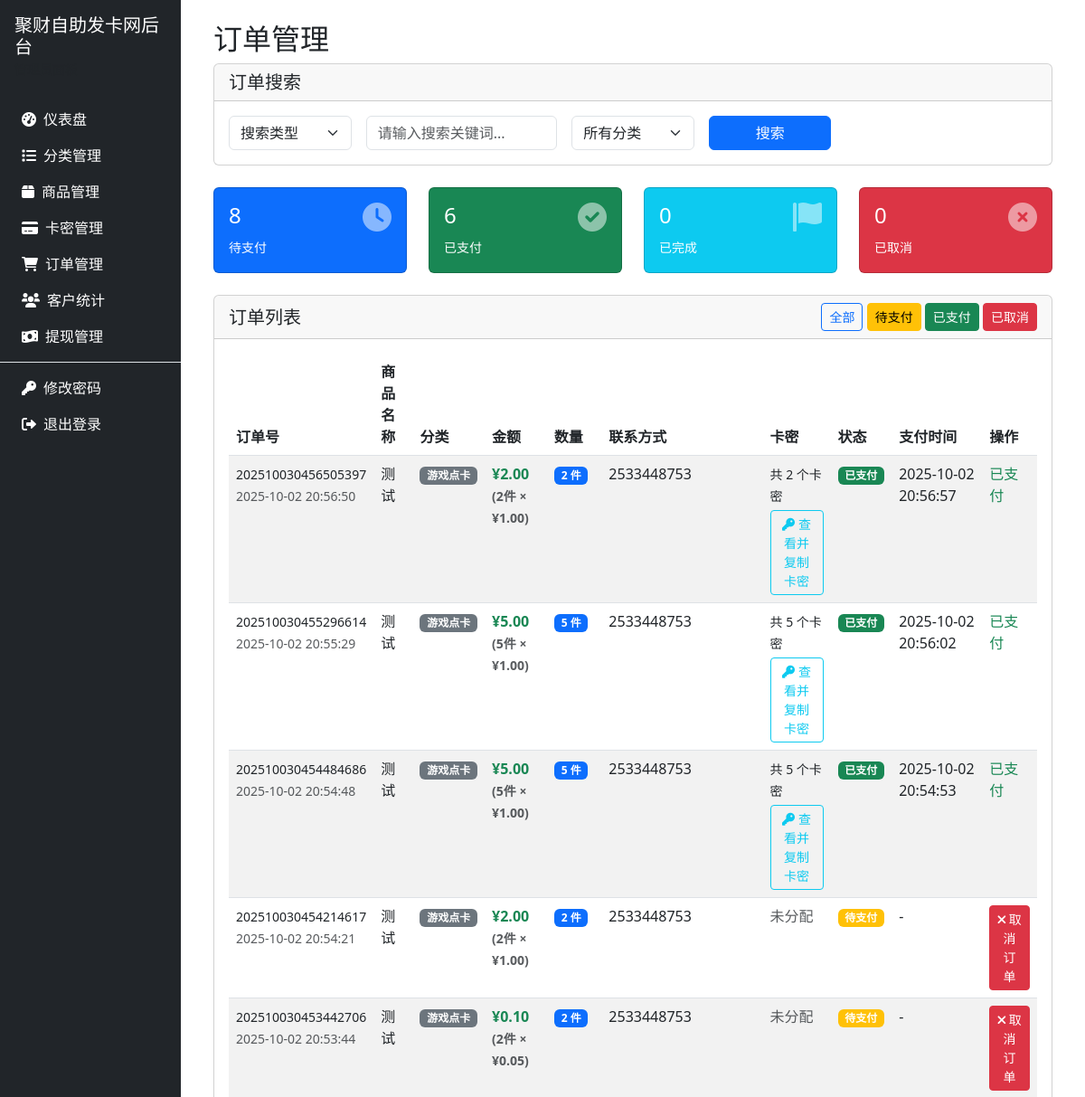
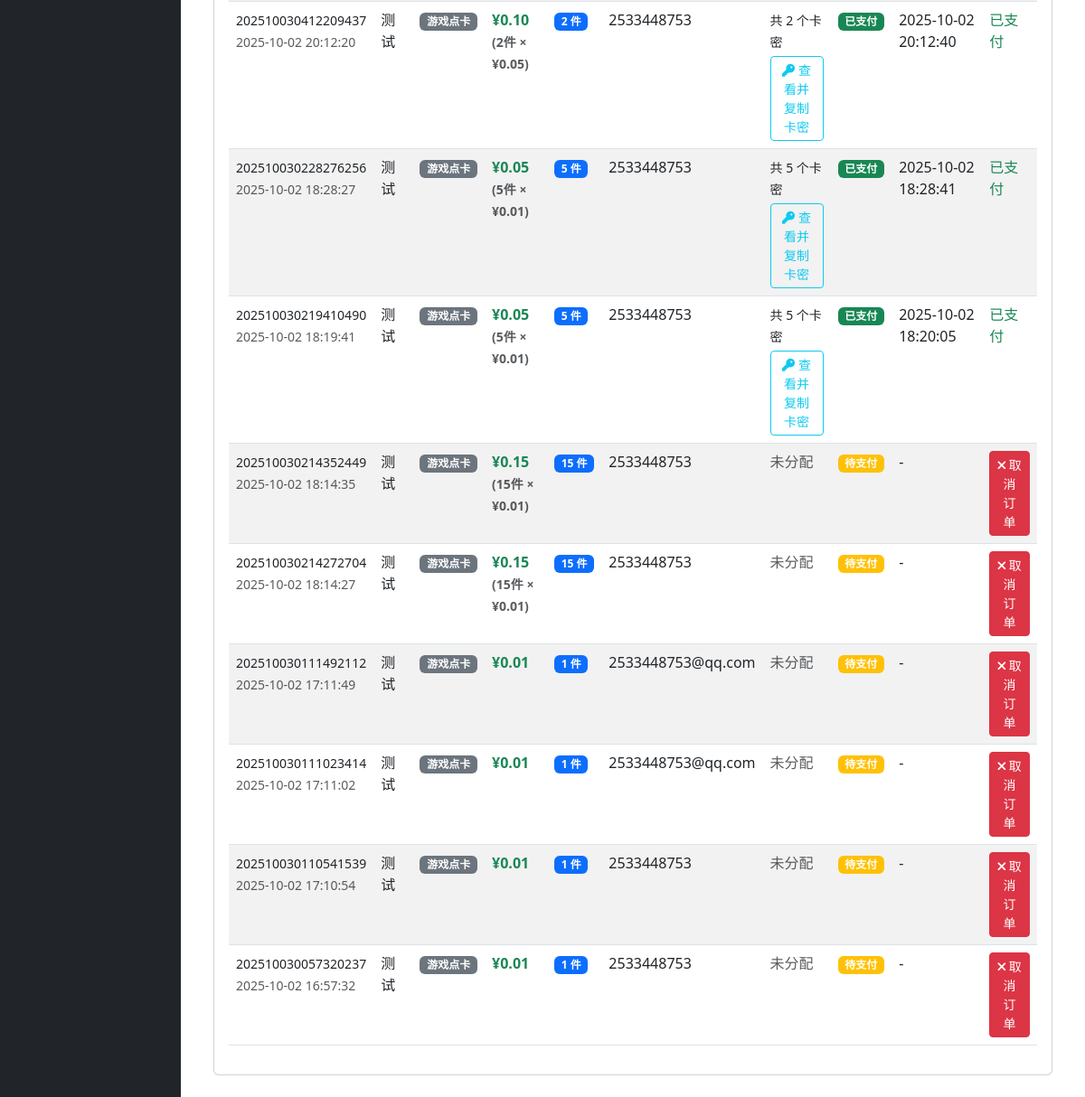
Page /admin/orders.php (signed in) on the committed database (2 pictures, top to bottom).
### tables this page shows
CREATE TABLE `orders` (
  `id` int(11) NOT NULL AUTO_INCREMENT,
  `order_no` varchar(50) NOT NULL,
  `product_id` int(11) DEFAULT NULL,
  `product_name` varchar(200) DEFAULT NULL,
  `price` decimal(10,2) DEFAULT NULL,
  `quantity` int(11) DEFAULT '1',
  `contact_info` varchar(255) DEFAULT NULL,
  `status` tinyint(4) DEFAULT '0',
  `pay_method` varchar(50) DEFAULT NULL,
  `card_id` int(11) DEFAULT NULL,
  `created_at` timestamp NULL DEFAULT CURRENT_TIMESTAMP,
  `paid_at` timestamp NULL DEFAULT NULL,
  `coupon_id` int(11) DEFAULT NULL,
  `coupon_code` varchar(50) DEFAULT NULL,
  `discount_amount` decimal(10,2) DEFAULT '0.00',
  `final_amount` decimal(10,2) DEFAULT '0.00',
  PRIMARY KEY (`id`),
  UNIQUE KEY `order_no` (`order_no`),
  KEY `product_id` (`product_id`),
  KEY `card_id` (`card_id`),
  KEY `idx_orders_status` (`status`),
  KEY `idx_orders_paid_at` (`paid_at`),
  CONSTRAINT `orders_ibfk_1` FOREIGN KEY (`product_id`) REFERENCES `products` (`id`) ON DELETE SET NULL,
  CONSTRAINT `orders_ibfk_2` FOREIGN KEY (`card_id`) REFERENCES `cards` (`id`) ON DELETE SET NULL
);

CREATE TABLE `products` (
  `id` int(11) NOT NULL AUTO_INCREMENT,
  `category_id` int(11) DEFAULT NULL,
  `name` varchar(200) NOT NULL,
  `description` text,
  `price` decimal(10,2) NOT NULL,
  `status` tinyint(4) DEFAULT '1',
  `created_at` timestamp NULL DEFAULT CURRENT_TIMESTAMP,
  PRIMARY KEY (`id`),
  KEY `idx_products_category_status` (`category_id`,`status`),
  CONSTRAINT `products_ibfk_1` FOREIGN KEY (`category_id`) REFERENCES `categories` (`id`) ON DELETE SET NULL
);

CREATE TABLE `categories` (
  `id` int(11) NOT NULL AUTO_INCREMENT,
  `name` varchar(100) NOT NULL,
  `description` text,
  `status` tinyint(4) DEFAULT '1',
  `sort_order` int(11) DEFAULT '0',
  `created_at` timestamp NULL DEFAULT CURRENT_TIMESTAMP,
  `balance` decimal(10,2) DEFAULT '0.00',
  `random_slug` varchar(50) DEFAULT NULL,
  PRIMARY KEY (`id`),
  KEY `idx_categories_slug` (`random_slug`)
);

### admin/orders.php (the view, shortened to what this page needs)
<?php
require_once '../includes/functions.php';
$search_keyword = isset($_GET['search_keyword']) ? trim($_GET['search_keyword']) : '';
$params = [];
$where_sql = '';
$sql = "
    SELECT o.*, p.name as product_name, p.category_id, c.name as category_name
    FROM orders o
    LEFT JOIN products p ON o.product_id = p.id
    LEFT JOIN categories c ON p.category_id = c.id
    {$where_sql}
    ORDER BY o.id DESC
";
$stmt = $pdo->prepare($sql);
$stmt->execute($params);
$orders = $stmt->fetchAll(PDO::FETCH_ASSOC);
?>
<!DOCTYPE html>
<html lang="zh-CN">
<head>
    <link href="https://cdn.jsdelivr.net/npm/bootstrap@5.3.0-alpha1/dist/css/bootstrap.min.css" rel="stylesheet">
    <link rel="stylesheet" href="https://cdnjs.cloudflare.com/ajax/libs/font-awesome/6.0.0/css/all.min.css">
</head>
<body>
    <div class="container-fluid">
        <div class="row">
            <div class="col-md-2 bg-dark text-white min-vh-100 p-0">
                <?php include 'sidebar.php'; ?>
            </div>
            <div class="col-md-10">
                <div class="p-4">
                    <h2>订单管理</h2>
                    <div class="card mb-4">
                        <div class="card-header">
                            <h5 class="mb-0">订单搜索</h5>
                        </div>
                        <div class="card-body">
                            <form method="GET" class="row g-3">
                                <div class="col-md-2">
                                    <select name="search_type" class="form-select">
                                        <option value="">搜索类型</option>
                                    </select>
                                </div>
                                <div class="col-md-3">
                                    <input type="text" name="search_keyword" class="form-control" placeholder="请输入搜索关键词..." value="<?php echo htmlspecialchars($search_keyword); ?>">
                                </div>
                                <div class="col-md-2">
                                    <select name="category_id" class="form-select">
                                        <option value="">所有分类</option>
                                    </select>
                                </div>
                                <div class="col-md-2">
                                    <button type="submit" class="btn btn-primary w-100">搜索</button>
                                </div>
                                <div class="col-md-3">
                                </div>
                            </form>
                        </div>
                    </div>
                    <div class="row mb-4">
                        <div class="col-md-3">
                            <div class="card bg-primary text-white">
                                <div class="card-body">
                                    <div class="d-flex justify-content-between">
                                        <div>
                                            <h4><?php echo count(array_filter($orders, function($o) { return $o['status'] == 0; })); ?></h4>
                                            <small>待支付</small>
                                        </div>
                                        <i class="fas fa-clock fa-2x opacity-50"></i>
                                    </div>
                                </div>
                            </div>
                        </div>
                        <div class="col-md-3">
                            <div class="card bg-success text-white">
                                <div class="card-body">
                                    <div class="d-flex justify-content-between">
                                        <div>
                                            <h4><?php echo count(array_filter($orders, function($o) { return $o['status'] == 1; })); ?></h4>
                                            <small>已支付</small>
                                        </div>
                                        <i class="fas fa-check-circle fa-2x opacity-50"></i>
                                    </div>
                                </div>
                            </div>
                        </div>
                        <div class="col-md-3">
                            <div class="card bg-info text-white">
                                <div class="card-body">
                                    <div class="d-flex justify-content-between">
                                        <div>
                                            <h4><?php echo count(array_filter($orders, function($o) { return $o['status'] == 2; })); ?></h4>
                                            <small>已完成</small>
                                        </div>
                                        <i class="fas fa-flag fa-2x opacity-50"></i>
                                    </div>
                                </div>
                            </div>
                        </div>
                        <div class="col-md-3">
                            <div class="card bg-danger text-white">
                                <div class="card-body">
                                    <div class="d-flex justify-content-between">
                                        <div>
                                            <h4><?php echo count(array_filter($orders, function($o) { return $o['status'] == 3; })); ?></h4>
                                            <small>已取消</small>
                                        </div>
                                        <i class="fas fa-times-circle fa-2x opacity-50"></i>
                                    </div>
                                </div>
                            </div>
                        </div>
                    </div>
                    <div class="card">
                        <div class="card-header d-flex justify-content-between align-items-center">
                            <h5 class="mb-0">
                                订单列表
                            </h5>
                            <div>
                                <a href="orders.php" class="btn btn-sm btn-outline-primary">全部</a>
                                <a href="orders.php?status=0" class="btn btn-sm btn-warning">待支付</a>
                                <a href="orders.php?status=1" class="btn btn-sm btn-success">已支付</a>
                                <a href="orders.php?status=3" class="btn btn-sm btn-danger">已取消</a>
                            </div>
                        </div>
                        <div class="card-body">
                            <?php if (!empty($orders)): ?>
                            <div class="table-responsive">
                                <table class="table table-striped table-hover">
                                    <thead>
                                        <tr>
                                            <th>订单号</th>
                                            <th>商品名称</th>
                                            <th>分类</th>
                                            <th>金额</th>
                                            <th>数量</th>
                                            <th>联系方式</th>
                                            <th>卡密</th>
                                            <th>状态</th>
                                            <th>支付时间</th>
                                            <th>操作</th>
                                        </tr>
                                    </thead>
                                    <tbody>
                                        <?php foreach ($orders as $order): ?>
                                        <tr class="order-status-<?php echo $order['status']; ?>">
                                            <td>
                                                <small><?php echo $order['order_no']; ?></small>
                                                <br>
                                                <small class="text-muted"><?php echo $order['created_at']; ?></small>
                                            </td>
                                            <td><?php echo htmlspecialchars($order['product_name']); ?></td>
                                            <td>
                                                <span class="badge bg-secondary"><?php echo htmlspecialchars($order['category_name']); ?></span>
                                            </td>
                                            <td class="fw-bold text-success">
                                                <?php
                                                echo '¥' . number_format($order['final_amount'], 2);
                                                ?>
                                                <?php if ($order['quantity'] > 1): ?>
                                                <br>
                                                <small class="text-muted">
                                                    (<?php echo $order['quantity']; ?>件 × ¥<?php echo number_format($order['price'], 2); ?>)
                                                </small>
                                                <?php endif; ?>
                                            </td>
                                            <td>
                                                <span class="badge bg-primary"><?php echo $order['quantity']; ?> 件</span>
                                            </td>
                                            <td><?php echo htmlspecialchars($order['contact_info']); ?></td>
                                            <td>
    <?php
    $cards_stmt = $pdo->prepare("SELECT * FROM order_cards WHERE order_no = ?");
    $cards_stmt->execute([$order['order_no']]);
    $cards = $cards_stmt->fetchAll(PDO::FETCH_ASSOC);
    if (!empty($cards)):
        $card_count = count($cards);
    ?>
    <div>
        <small>共 <?php echo $card_count; ?> 个卡密</small>
        <div class="mt-1">
            <button class="btn btn-sm btn-outline-info"
                    onclick="showCards('<?php echo $order['order_no']; ?>')">
                <i class="fas fa-key me-1"></i>查看并复制卡密
            </button>
        </div>
    </div>
    <?php else: ?>
    <span class="text-muted">未分配</span>
    <?php endif; ?>
</td>
                                            <td>
                                                <span class="badge bg-<?php
                                                    switch($order['status']) {
                                                        case 0: echo 'warning'; break;
                                                        case 1: echo 'success'; break;
                                                    }
                                                ?>">
                                                    <?php
                                                    switch($order['status']) {
                                                        case 0: echo '待支付'; break;
                                                        case 1: echo '已支付'; break;
                                                    }
                                                    ?>
                                                </span>
                                            </td>
                                            <td><?php echo $order['paid_at'] ?: '-'; ?></td>
                                            <td>
                                                <?php if ($order['status'] == 0): ?>
                                                <a href="orders.php?cancel=<?php echo $order['id']; ?>"
                                                   class="btn btn-sm btn-danger"
                                                   onclick="return confirm('确定要取消这个订单吗？此操作将恢复库存！')">
                                                    <i class="fas fa-times"></i> 取消订单
                                                </a>
                                                <?php elseif ($order['status'] == 1): ?>
                                                <span class="text-success">已支付</span>
                                                <?php else: ?>
                                                <span class="text-muted">-</span>
                                                <?php endif; ?>
                                            </td>
                                        </tr>
                                        <?php endforeach; ?>
                                    </tbody>
                                </table>
                            </div>
                            <?php endif; ?>
                        </div>
                    </div>
                </div>
            </div>
        </div>
    </div>
</body>
</html>

### admin/orders.php (style rules this page uses)
.order-status-0 { background-color: #fff3cd; }
.order-status-1 { background-color: #d1edff; }

### rows in the picture
orders: order_no "202510030456505397", created_at "2025-10-02 20:56:50", product.name "测试", categories.name "游戏点卡", final_amount "2.00", quantity "2", price "1.00", contact_info "2533448753", card_count "2", status "已支付", paid_at "2025-10-02 20:56:57"
orders: order_no "202510030455296614", created_at "2025-10-02 20:55:29", product.name "测试", categories.name "游戏点卡", final_amount "5.00", quantity "5", price "1.00", contact_info "2533448753", card_count "5", status "已支付", paid_at "2025-10-02 20:56:02"
orders: order_no "202510030454484686", created_at "2025-10-02 20:54:48", product.name "测试", categories.name "游戏点卡", final_amount "5.00", quantity "5", price "1.00", contact_info "2533448753", card_count "5", status "已支付", paid_at "2025-10-02 20:54:53"
orders: order_no "202510030454214617", created_at "2025-10-02 20:54:21", product.name "测试", categories.name "游戏点卡", final_amount "2.00", quantity "2", price "1.00", contact_info "2533448753", shows "未分配", status "待支付", paid_at "-"
orders: order_no "202510030453442706", created_at "2025-10-02 20:53:44", product.name "测试", categories.name "游戏点卡", final_amount "0.10", quantity "2", price "0.05", contact_info "2533448753", shows "未分配", status "待支付", paid_at "-"
orders: order_no "202510030412209437", created_at "2025-10-02 20:12:20", product.name "测试", categories.name "游戏点卡", final_amount "0.10", quantity "2", price "0.05", contact_info "2533448753", card_count "2", status "已支付", paid_at "2025-10-02 20:12:40"
orders: order_no "202510030228276256", created_at "2025-10-02 18:28:27", product.name "测试", categories.name "游戏点卡", final_amount "0.05", quantity "5", price "0.01", contact_info "2533448753", card_count "5", status "已支付", paid_at "2025-10-02 18:28:41"
orders: order_no "202510030219410490", created_at "2025-10-02 18:19:41", product.name "测试", categories.name "游戏点卡", final_amount "0.05", quantity "5", price "0.01", contact_info "2533448753", card_count "5", status "已支付", paid_at "2025-10-02 18:20:05"
orders: order_no "202510030214352449", created_at "2025-10-02 18:14:35", product.name "测试", categories.name "游戏点卡", final_amount "0.15", quantity "15", price "0.01", contact_info "2533448753", shows "未分配", status "待支付", paid_at "-"
orders: order_no "202510030214272704", created_at "2025-10-02 18:14:27", product.name "测试", categories.name "游戏点卡", final_amount "0.15", quantity "15", price "0.01", contact_info "2533448753", shows "未分配", status "待支付", paid_at "-"
orders: order_no "202510030111492112", created_at "2025-10-02 17:11:49", product.name "测试", categories.name "游戏点卡", final_amount "0.01", quantity "1", contact_info "2533448753@qq.com", shows "未分配", status "待支付", paid_at "-"
orders: order_no "202510030111023414", created_at "2025-10-02 17:11:02", product.name "测试", categories.name "游戏点卡", final_amount "0.01", quantity "1", contact_info "2533448753@qq.com", shows "未分配", status "待支付", paid_at "-"
orders: order_no "202510030110541539", created_at "2025-10-02 17:10:54", product.name "测试", categories.name "游戏点卡", final_amount "0.01", quantity "1", contact_info "2533448753", shows "未分配", status "待支付", paid_at "-"
orders: order_no "202510030057320237", created_at "2025-10-02 16:57:32", product.name "测试", categories.name "游戏点卡", final_amount "0.01", quantity "1", contact_info "2533448753", shows "未分配", status "待支付", paid_at "-"

### other values in the picture
SITE_NAME "聚财自助发卡网"
